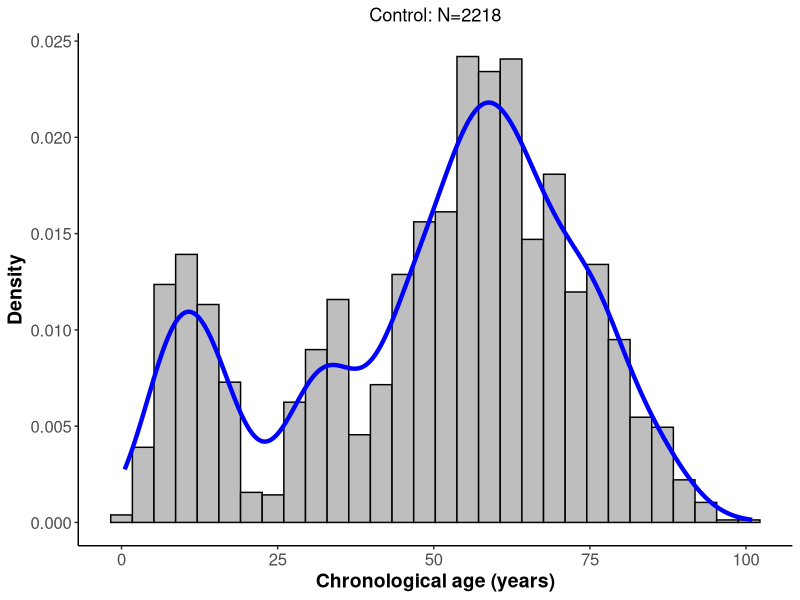

Recreate this plot in R.
###########################################################################################
#########                                                                         #########
#########                     Daniel Elias Martin Herranz                         #########
#########                             20/02/2019                                  #########
#########                              EMBL-EBI                                   #########
#########                           Thornton group                                #########
#########                                                                         #########
###########################################################################################

###########################################################################################
#####                                 PhD Thesis                                       ####
###########################################################################################
##### Overview on the control blood dataset.                                           ####
###########################################################################################
##### USAGE: manual                                                                    ####
###########################################################################################

setwd('/Users/dem44/Documents/Thesis/PhD-Thesis/additional_code/Chapter2/');

library(data.table);
library(ggplot2);
library(flexmix);


#### 1. Basic description of the control dataset. ####

raw_controls <- as.data.frame(fread('final_control_data.tsv'));
table(raw_controls$Batch, raw_controls$Sex);
median(raw_controls$Age_years[raw_controls$Batch=='Europe']); # Change the batch as necessary
min(raw_controls$Age_years); max(raw_controls$Age_years);

# Plot the chronological age distribution.

plot_age_distributions_controls <- ggplot(data=raw_controls, aes(x=Age_years)) + 
  geom_histogram(aes(y=..density..),colour="black", fill='grey') + stat_density(geom="line", col='blue', size=1.5) +
  theme_classic() +
  theme(axis.text=element_text(size=12),
        axis.title=element_text(size=14,face="bold"),
        plot.title = element_text(hjust = 0.5),
        plot.subtitle = element_text(hjust = 0.5)) +
  xlab("Chronological age (years)") + ylab("Density") +
  labs(title = paste0("Control: N=", nrow(raw_controls)));
ggsave("plots/chronological_age_dist_controls.pdf", height=5, width=5);

# Find the peaks. 

D <- density(raw_controls$Age_years);
D$x[which.max(D$y)];
D$x[which.max(D$y[1:150])];
